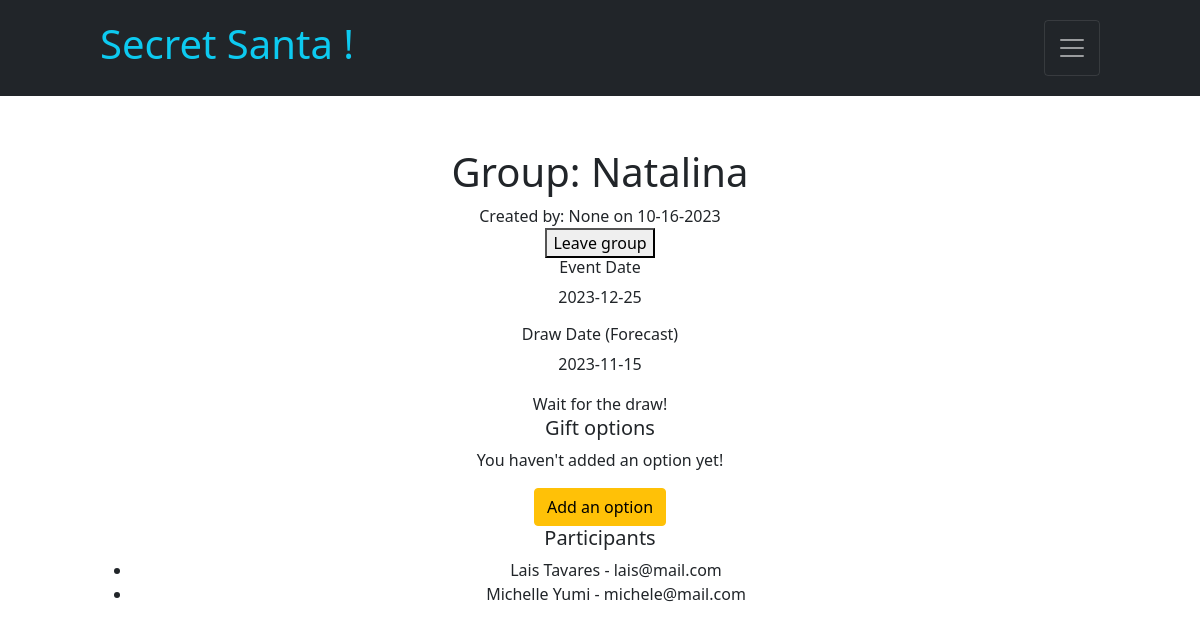
/group/2 (signed in), run on the app's committed database.
### tables this page shows
CREATE TABLE groups (
        id INTEGER PRIMARY KEY AUTOINCREMENT,
        owner_id INTEGER,
        name TEXT,
        description TEXT,
        creation_date TEXT,
        event_date TEXT,
        draw_date TEXT, image_url text,
        FOREIGN KEY (owner_id) REFERENCES users(id)
    );

CREATE TABLE users (
        id INTEGER PRIMARY KEY AUTOINCREMENT,
        name TEXT,
        email TEXT UNIQUE,
        gender TEXT,
        birth TEXT,
        password_hash TEXT
    );

### app.py (the view, shortened to what this page needs)
@app.route('/group/<group_id>', methods=['GET', 'POST'])
@login_required
def group(group_id):
    db = get_db()
    cursor = db.cursor()
    id = session["user_id"]
    cursor.execute("SELECT * FROM users WHERE id = ?", (id,))
    user = cursor.fetchone()
    release_santa = False
    if request.method == 'GET':
        try:
            santa_gift_options = None
            cursor.execute("SELECT b.* FROM groups_users a JOIN users b ON a.user_id = b.id WHERE a.group_id = ? AND a.user_id <> ?", (group_id, id))
            participants = cursor.fetchall()
            if len(participants) >= 2:
                release_santa = True
            cursor.execute("SELECT id FROM groups_users WHERE group_id = ? AND user_id = ?", (group_id, id,))
            group_user_id = cursor.fetchone()
            group_user_id = group_user_id['id']
            cursor.execute("SELECT c.* FROM groups_users a JOIN group_user_option b ON a.id = b.group_user_id JOIN gift_option c ON c.id = b.gift_option_id WHERE a.id = ?", (group_user_id, ))
            gift_options = cursor.fetchall()
            cursor.execute("SELECT a.*, b.name as creator, b.email FROM groups a LEFT JOIN users b ON a.owner_id = b.id WHERE a.id = ?", (group_id, ))
            group = cursor.fetchone()
            cursor.execute("SELECT a.taken_id, a.date, b.name, b.email, b.gender, b.birth FROM draw a JOIN users b ON a.taken_id = b.id WHERE a.took_id = ? AND a.group_id = ?", (id, group_id,))
            draw = cursor.fetchone()
            owner = group['owner_id'] == id
            return render_template("group.html", nav=True, user=user, owner=owner, participants=participants, gift_options=gift_options, draw=draw, group=group, santa_gift_options=santa_gift_options, release_santa=release_santa)
        except Exception as e:
            text = f"An error occurred: {str(e)}"
            return render_template("home.html", nav=True, erro=True, text=text, user=user)

### app.py (called while the page is built)
@app.after_request
def after_request(response):
    response.headers["Cache-Control"] = "no-cache, no-store, must-revalidate"
    response.headers["Expires"] = 0
    response.headers["Pragma"] = "no-cache"
    return response

def get_db():
    db = getattr(g, '_database', None)
    if db is None:
        db = g._database = sqlite3.connect('database.db')
    db.row_factory = sqlite3.Row
    return db

@app.teardown_appcontext
def close_connection(exception):
    print("Closing...")
    db = getattr(g, '_database', None)
    if db is not None:
        db.close()

### helpers.py (called while the page is built)
def login_required(f):
    @wraps(f)
    def decorated_function(*args, **kwargs):
        if session.get("user_id") is None:
            print("USER ID", session.get("user_id"))
            return redirect("/")
        return f(*args, **kwargs)
    return decorated_function

### templates/group.html (shortened to what this page needs)
{% extends "layout.html" %}
{% block main %}
    <div class="container_group">
        <h1>Group: {{group['name']}}</h1>
        <div>Created by: {{group['creator']}} on {{group['creation_date']}}</div>
        {% if not draw['date'] and not owner %}
            <form action="/leave_group/{{group['id']}}/0" method="post">
                <button type="submit">Leave group</button>
            </form>
        {% endif %}
        <div>
            <div>
                <h6>Event Date</h6>
                <p>{{group['event_date']}}</p>
            </div>
            <div>
                <h6>Draw Date (Forecast)</h6>
                <p>{{group['draw_date']}}</p>
            </div>
        </div>
        {% if draw['date'] %}
            <button type="button" class="btn btn-warning" data-bs-toggle="modal" data-bs-target="#secret_santa_modal" onclick="animateSantaName()">Reveal Secret Santa</button>
        {% else %}
            <div>Wait for the draw!</div>
        {% endif %}
        <div>
            <h5>Gift options</h5>
            {% if gift_options[0] %}
                <ul>
                    {% for gift in gift_options %}
                        <li id="option-{{gift['id']}}">
                            <h6>{{gift['gift']}}</h6>
                            <p>{{gift['description']}}</p>
                            <form action="/new_gift/{{gift['id']}}" method="post">
                                <input hidden type="text" name="group_id" value="{{group['id']}}">
                                <button type="submit"><i class="bi bi-trash3-fill"></i></button>
                            </form>
                        </li>
                    {% endfor %}
                </ul>
            {% else %}
                <p>You haven't added an option yet!</p>
            {% endif %}
            <button type="button" class="btn btn-warning" data-bs-toggle="modal" data-bs-target="#new_gift_modal">Add an option</button>
        </div>
        <div>
            <h5>Participants</h5>
            {% if participants[0] %}
            <ul>
                {% for part in participants %}
                    <li>
                        <span>{{part['name']}} - {{part['email']}}</span>
                    </li>
                {% endfor %}
            </ul>
            {% else %}
                <p>No one yet !</p>
            {% endif %}
        </div>
    </div>
{% endblock %}

### static/css/style.css (style rules this page uses)
.container_home, .container_group, .container_profile { width: 100%; margin: 100px auto 0px auto; max-width: 1000px; }

### data on the page
groups: name "Natalina", creation_date "10-16-2023", event_date "2023-12-25", draw_date "2023-11-15"
users: name "Lais Tavares", email "lais@mail.com"
users: name "Michelle Yumi", email "michele@mail.com"

### other printed values
{{ group['creator'] }} "None"
